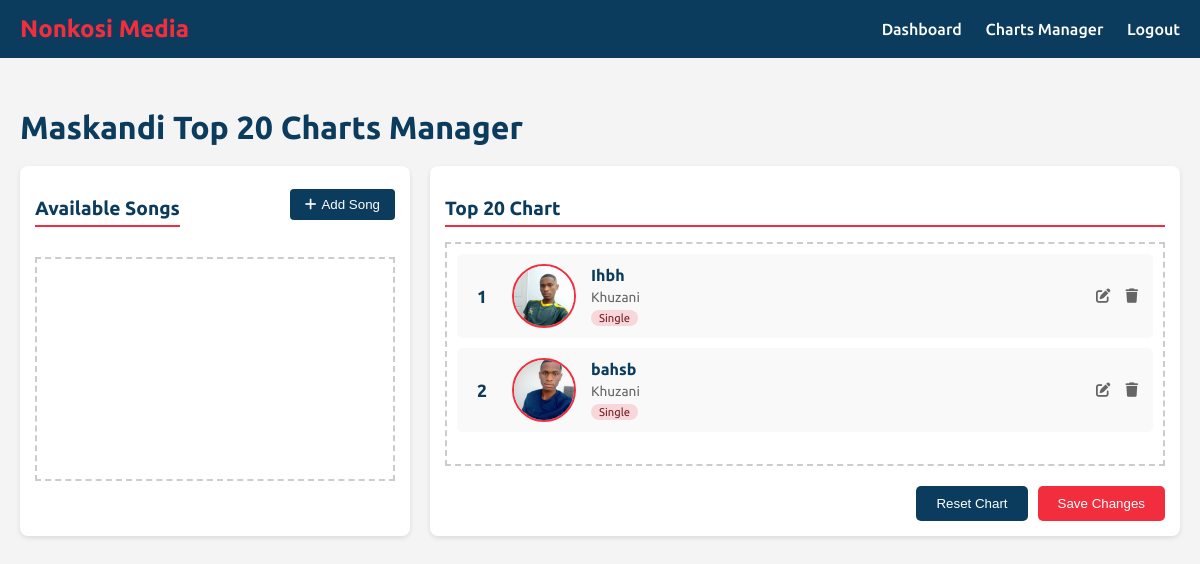
The page /admin/charts_manager (signed in) on the database as committed earlier.
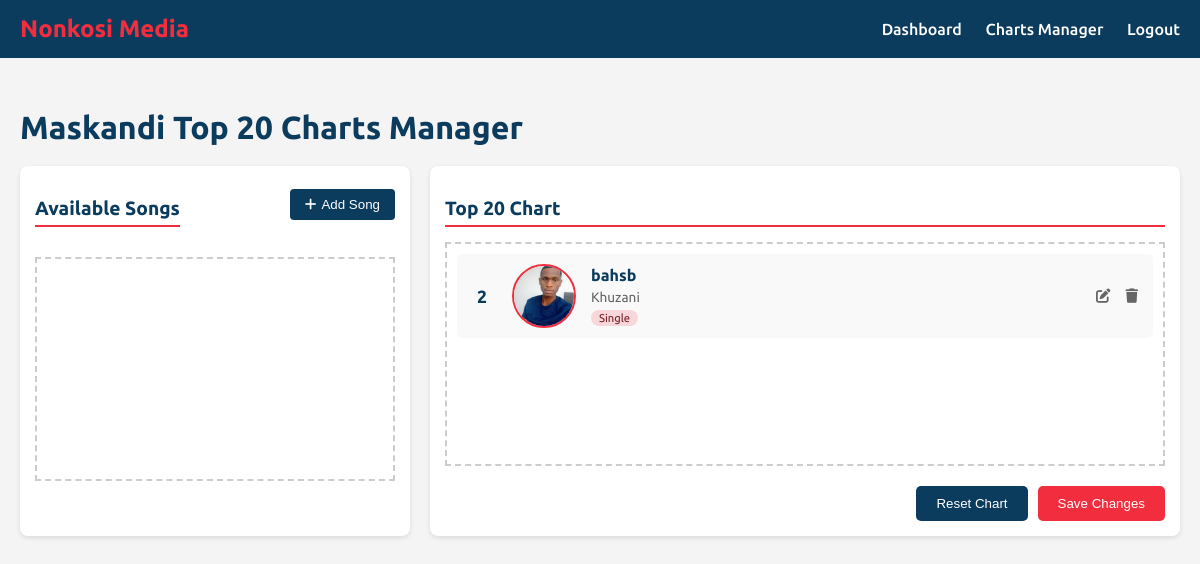
The same page on the database as committed later.
### app.py (models this page shows)
class Song(db.Model):
    id = db.Column(db.Integer, primary_key=True)
    title = db.Column(db.String(100), nullable=False)
    genre = db.Column(db.String(50), nullable=False)
    album = db.Column(db.String(100))  # New field - can be null for singles
    release_date = db.Column(db.DateTime, nullable=False, default=datetime.utcnow)
    cover_image = db.Column(db.String(20), nullable=False)
    spotify_link = db.Column(db.String(200))
    youtube_link = db.Column(db.String(200))
    artist_id = db.Column(db.Integer, db.ForeignKey('artist.id'), nullable=False)
    chart_position = db.Column(db.Integer)

class Artist(db.Model):
    id = db.Column(db.Integer, primary_key=True)
    name = db.Column(db.String(100), nullable=False)
    bio = db.Column(db.Text, nullable=False)
    image = db.Column(db.String(20), nullable=False, default='artist_default.jpg')
    social_media = db.Column(db.JSON)
    songs = db.relationship('Song', backref='artist', lazy=True)
    gigs = db.relationship('Gig', backref='artist', lazy=True)

### app.py (the view)
@app.route('/admin/charts_manager')
@login_required
def charts_manager():
    if current_user.role != 'admin':
        flash('You are not authorized to access this page', 'error')
        return redirect(url_for('home'))
    all_songs = Song.query.order_by(Song.title).all()
    top_songs = Song.query.filter(Song.chart_position != None)\
                        .order_by(Song.chart_position)\
                        .limit(20)\
                        .all()
    artists = Artist.query.order_by(Artist.name).all()
    return render_template('charts_manager.html',
                         all_songs=all_songs,
                         top_songs=top_songs,
                         artists=artists)

### app.py (called while the page is built)
@login_manager.user_loader
def load_user(user_id):
    return User.query.get(int(user_id))

@app.context_processor
def inject_datetime():
    return {'datetime': datetime}

### templates/charts_manager.html (shortened to what this page needs)
<!DOCTYPE html>
<html lang="en">
<head>
  <link rel="stylesheet" href="https://cdnjs.cloudflare.com/ajax/libs/font-awesome/6.0.0-beta3/css/all.min.css">
</head>
<body>
  <header class="header">
    <div class="logo">Nonkosi Media</div>
    <nav class="nav-links">
      <a href="/admin">Dashboard</a>
      <a href="/admin/charts_manager" class="active">Charts Manager</a>
      <a href="/logout">Logout</a>
    </nav>
  </header>
  <main class="container">
    <h1>Maskandi Top 20 Charts Manager</h1>
    <div class="charts-container">
      <div class="available-songs">
        <div class="flex-header">
          <h2 class="section-title">Available Songs</h2>
          <button class="add-song-btn" id="addSongBtn">
            <i class="fas fa-plus"></i> Add Song
          </button>
        </div>
        <div class="song-list" id="available-songs">
        </div>
      </div>
      <div class="top-chart">
        <h2 class="section-title">Top 20 Chart</h2>
        <div class="song-list" id="top-chart">
          {% for song in top_songs %}
            <div class="song-item" draggable="true" data-song-id="{{ song.id }}">
              <span class="chart-position">{{ song.chart_position }}</span>
              <img src="{{ url_for('static', filename='uploads/profile_pics/' + song.cover_image) }}"
                   alt="{{ song.title }}"
                   >
              <div class="song-info">
                <h3>{{ song.title }}</h3>
                <p>{{ song.artist.name }}</p>
                <span class="song-type {{ 'album' if song.album else 'single' }}">
                  {{ song.album if song.album else 'Single' }}
                </span>
              </div>
              <div class="song-actions">
                <button class="edit-song" data-song-id="{{ song.id }}" title="Edit">
                  <i class="fas fa-edit"></i>
                </button>
                <button class="delete-song" data-song-id="{{ song.id }}" title="Delete">
                  <i class="fas fa-trash"></i>
                </button>
              </div>
            </div>
          {% endfor %}
        </div>
        <div class="chart-actions">
          <button class="btn btn-secondary" id="reset-chart">Reset Chart</button>
          <button class="btn btn-primary" id="save-chart">Save Changes</button>
        </div>
      </div>
    </div>
  </main>
</body>
</html>

### templates/charts_manager.html (style rules this page uses)
body { font-family: 'Ubuntu', sans-serif; margin: 0; background-color: #f4f4f4; color: #333; }
.header { background-color: #0b3c5d; color: white; padding: 15px 20px; display: flex; justify-content: space-between; align-items: center; }
.header .logo { font-size: 1.5em; font-weight: bold; color: #f22e3e; }
.nav-links a { color: white; text-decoration: none; margin-left: 20px; font-weight: 500; }
.container { padding: 30px 20px; max-width: 1200px; margin: auto; }
h1 { color: #0b3c5d; margin-bottom: 20px; }
.charts-container { display: flex; gap: 20px; }
.available-songs { flex: 1; background: white; padding: 15px; border-radius: 8px; box-shadow: 0 2px 5px rgba(0,0,0,0.1); }
.top-chart { flex: 2; background: white; padding: 15px; border-radius: 8px; box-shadow: 0 2px 5px rgba(0,0,0,0.1); }
.song-list { min-height: 200px; border: 2px dashed #ccc; padding: 10px; margin-top: 15px; }
.song-item { display: flex; align-items: center; padding: 10px; margin-bottom: 10px; background: #f9f9f9; border-radius: 5px; cursor: move; transition: all 0.2s ease; }
.song-item img { width: 60px; height: 60px; object-fit: cover; margin-right: 15px; border-radius: 50%; border: 2px solid #f22e3e; transition: all 0.3s ease; }
.song-info { flex: 1; }
.song-info h3 { margin: 0 0 5px 0; font-size: 1em; color: #0b3c5d; }
.song-info p { margin: 0; font-size: 0.85em; color: #666; }
.chart-position { font-weight: bold; margin-right: 15px; color: #0b3c5d; min-width: 30px; text-align: center; font-size: 1.1em; }
.chart-actions { margin-top: 20px; text-align: right; display: flex; justify-content: flex-end; gap: 10px; }
.btn { padding: 10px 20px; border: none; border-radius: 5px; cursor: pointer; font-weight: 500; transition: all 0.2s ease; }
.btn-primary { background-color: #f22e3e; color: white; }
.btn-secondary { background-color: #0b3c5d; color: white; }
.section-title { font-size: 1.2em; margin-bottom: 15px; color: #0b3c5d; border-bottom: 2px solid #f22e3e; padding-bottom: 5px; }
.song-type { display: inline-block; padding: 2px 8px; border-radius: 10px; font-size: 0.7em; background: #e1e1e1; color: #333; margin-top: 5px; }
.song-type.single { background: #f8d7da; color: #721c24; }
.add-song-btn { margin-bottom: 15px; background-color: #0b3c5d; color: white; border: none; padding: 8px 15px; border-radius: 4px; cursor: pointer; display: flex; align-items: center; gap: 5px; }
.song-actions { margin-left: auto; display: flex; gap: 5px; }
.song-actions button { background: none; border: none; cursor: pointer; color: #666; font-size: 0.9em; transition: color 0.2s; padding: 5px; }
.flex-header { display: flex; justify-content: space-between; align-items: center; }

Rows that differ between the two databases and show on the page:
removed Song: chart_position "1", cover_image+title (picture), title "Ihbh", artist.name "Khuzani", album "Single"
